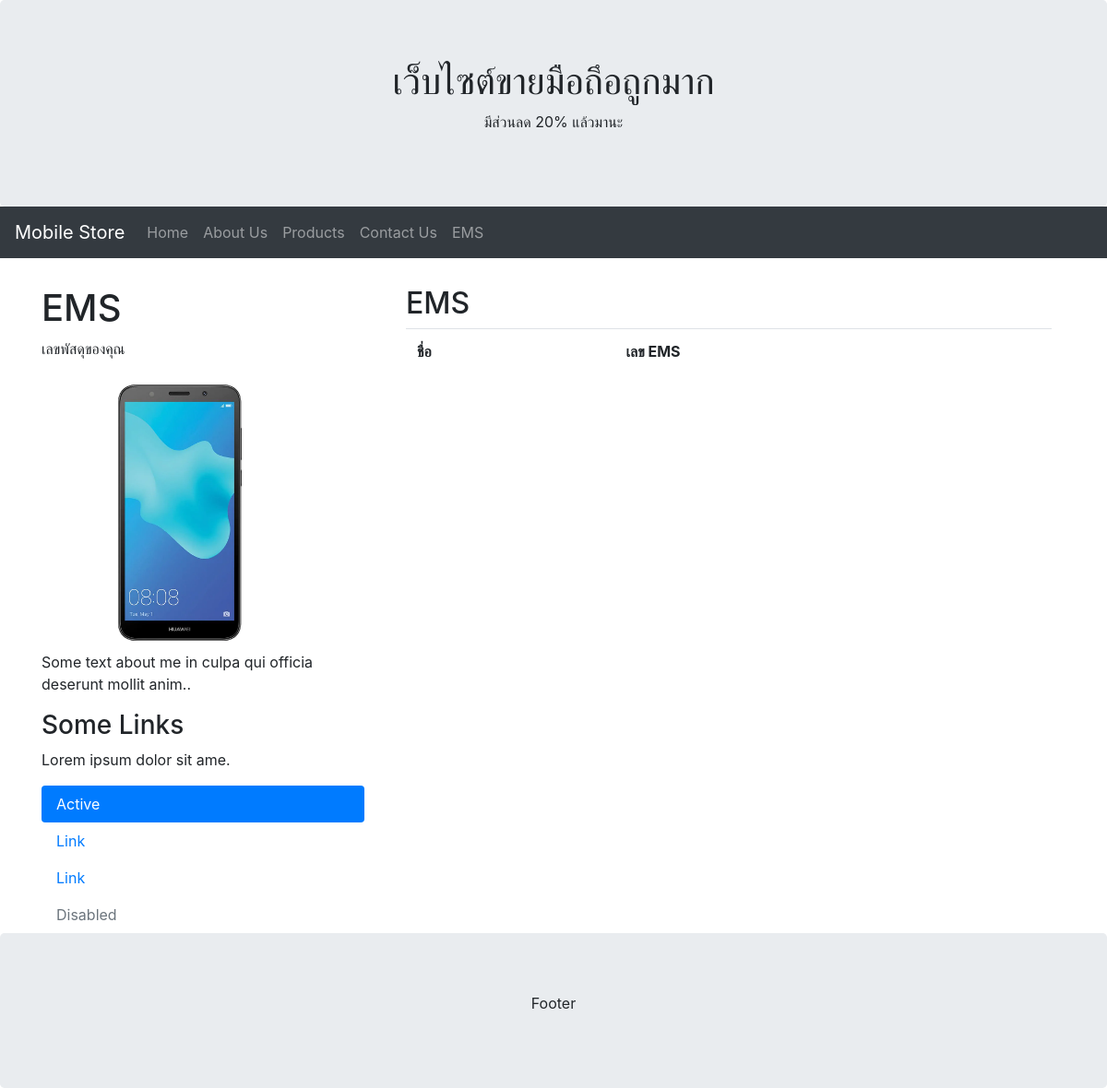
/emss/, run on an earlier commit of the app's database.
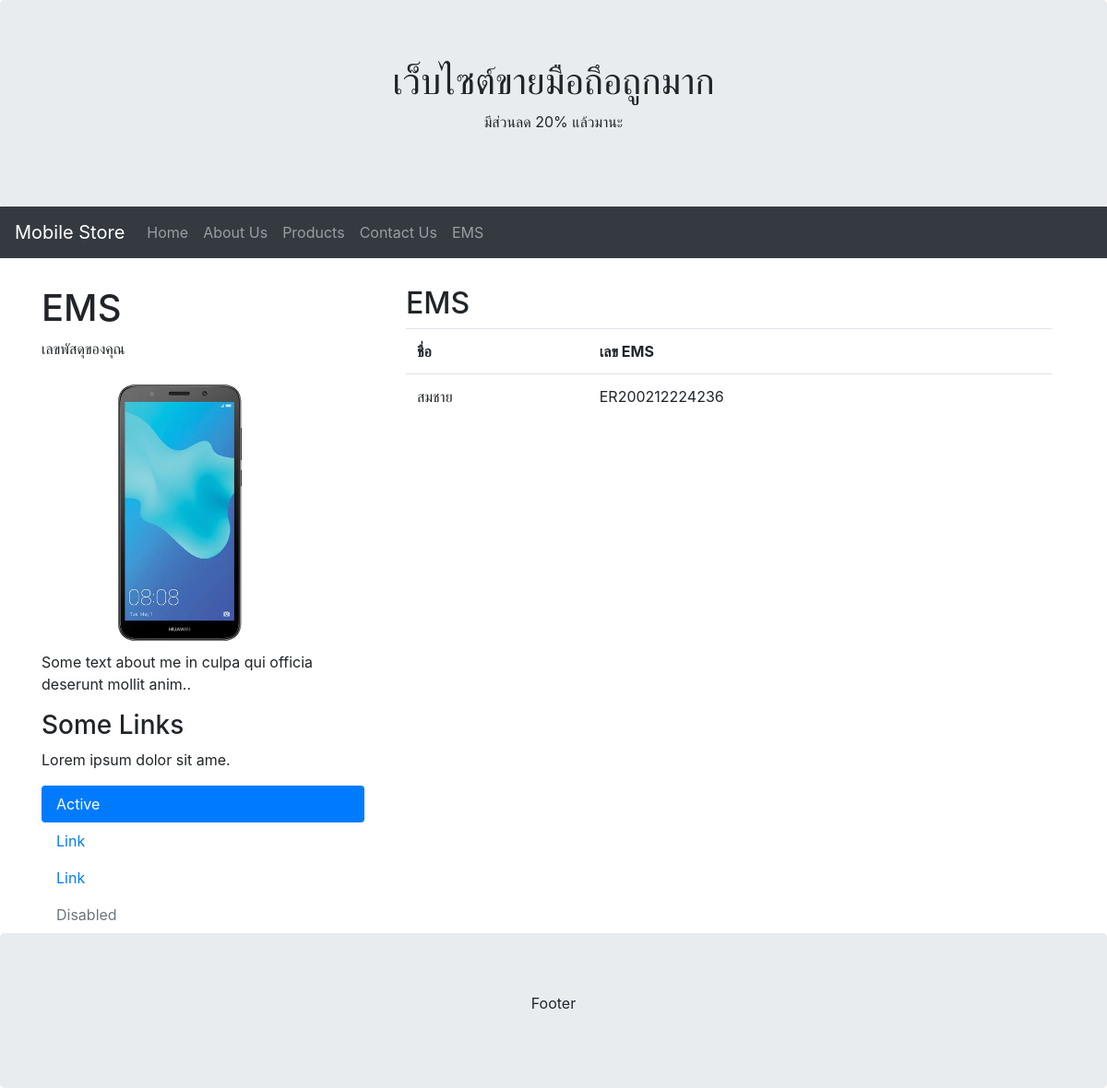
And on a later commit of the database.
### mobile/models.py (models this page shows, shortened)
class EMS(models.Model):
	ems_number = models.CharField(max_length=120)
	ems_name = models.CharField(max_length=120)

### mobile/views.py (the view)
# urls.py: path('emss/', Emss, name='mobile-emss'),
def Emss(request):
	allems = EMS.objects.all()
	context= {'emslist':allems}
	return render(request, 'mobile/ems.html', context)

### mobile/template/mobile/ems.html
{% extends "mobile/base.html" %}
{% block content %}
<h1>EMS</h1>
<p>เลขพัสดุของคุณ</p>
{% endblock content %}
{% block content_product %}
	<div class="container">
	<h2>EMS</h2>
	  <table class="table table-hover">
	    <thead>
			<tr>
				<td><strong>ชื่อ</strong></td>
				<td><strong>เลข EMS</strong></td>
			</tr>
	    </thead>
	    <tbody>
	    	{% for ems in emslist %}
	    	<tr>
	    		<td>{{ ems.ems_name }}</td>
	    		<td>{{ ems.ems_number }}</td>
	    	</tr>
	    	{% endfor %}
	    </tbody>
	  </table>
	</div>
{% endblock content_product %}

What changed in the data, as far as the page shows it:
added EMS: ems_name "สมชาย", ems_number "ER200212224236"
